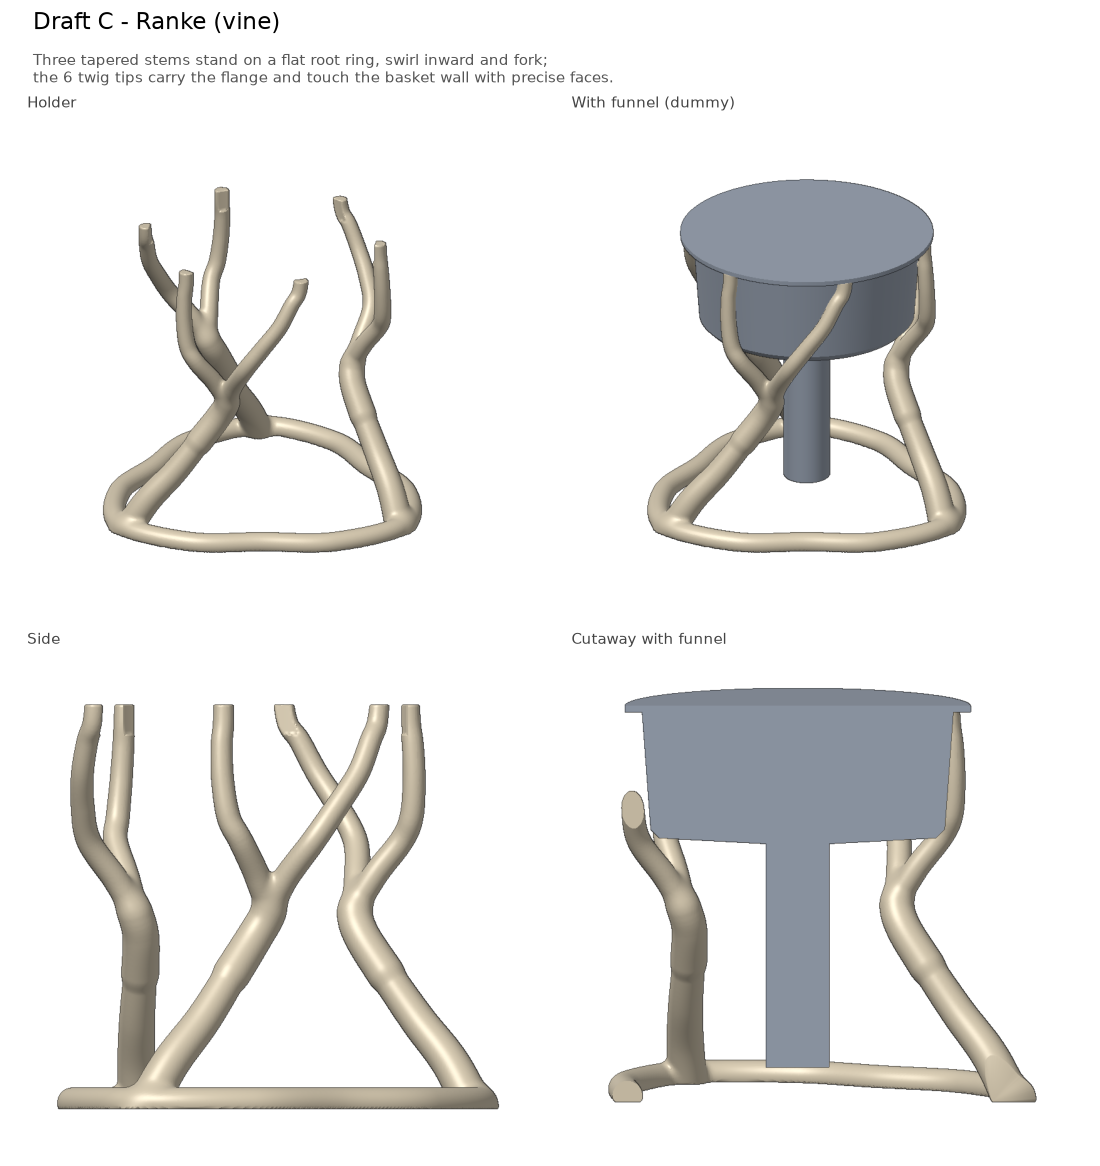

This figure's Python source:
# /// script
# requires-python = ">=3.10"
# dependencies = ["numpy", "scipy", "scikit-image", "manifold3d", "trimesh", "matplotlib"]
# ///
"""Draft C - "Ranke" (vine): three tapered stems stand as a tripod on a flat
root ring, swirl inward and each forks into two twigs; the six twig tips carry
the flange and touch the basket wall with precise faces.

    uv run draft_c_vine.py
"""
import os

import numpy as np

import organic as O

HERE = os.path.dirname(os.path.abspath(__file__))
NAME = "draft_c_vine"
ZT = O.z_top(0.0)
ZB = ZT - O.FUNNEL["basket_h"]
BLEND = 1.6   # smooth-union radius at forks and roots (mm)

# (r, angle offset deg, z), angle relative to the stem's base angle
LEG = [(38, 0, -1.5), (33.6, 5.5, 7.5), (28.5, 13, 15), (24, 22, 23), (21.5, 31, 29), (21.5, 37, 33)]
TWIG_A = [(24, 32, 39), (27.8, 26, ZB - 1), (28.8, 22, ZB + 3), (28.9, 20, ZB + 9),
          (28.6, 19.5, ZT - 7), (28.2, 20, ZT - 3), (28.0, 20, ZT + 3)]
TWIG_B = [(24, 43, 38.5), (27.8, 51.5, ZB - 1), (28.6, 60, ZB + 5), (28.9, 68, ZB + 10.5),
          (28.6, 74, ZT - 6), (28.2, 78, ZT - 3), (28.0, 80, ZT + 3)]
ROOTS = [(38.5, 0), (34, 30), (29.5, 60), (34, 90)]   # repeated every 120 deg


def pts(spec, base):
    return [O.polar(r, base + a, z) for r, a, z in spec]


def build():
    f = O.Field((-44, -44, -3), (44, 44, ZT + 4), 0.3)
    worst = 90.0
    for i in range(3):
        base = 120 * i
        leg = O.sample_path(pts(LEG, base))
        O.add_tube(f, leg, np.linspace(3.4, 2.5, len(leg)), k=BLEND)
        worst = min(worst, O.path_min_angle(leg))
        for twig in (TWIG_A, TWIG_B):
            p = O.sample_path(pts(LEG[-3:], base) + pts(twig, base))
            O.add_tube(f, p, np.linspace(2.4, 1.65, len(p)), k=BLEND)
            worst = min(worst, O.path_min_angle(p))
    print(f"flattest stem direction: {worst:.1f} deg from horizontal (need >= 45)")
    ring = [O.polar(r, a + 120 * i, 1.0) for i in range(3) for r, a in ROOTS]
    O.add_tube(f, O.closed_path(ring, step=0.5), 2.6, k=BLEND)
    O.finish_basket_seat(f, ZT)
    return O.to_manifold(f)


if __name__ == "__main__":
    shape = build()
    O.report(NAME, shape, ZT)
    O.export_stl(shape, O.out_path(HERE, NAME, "stl"), ZT)
    O.preview_sheet(O.out_path(HERE, NAME, "png"), "Draft C - Ranke (vine)", shape, ZT,
                    "Three tapered stems stand on a flat root ring, swirl inward and fork;\n"
                    "the 6 twig tips carry the flange and touch the basket wall with precise faces.")
